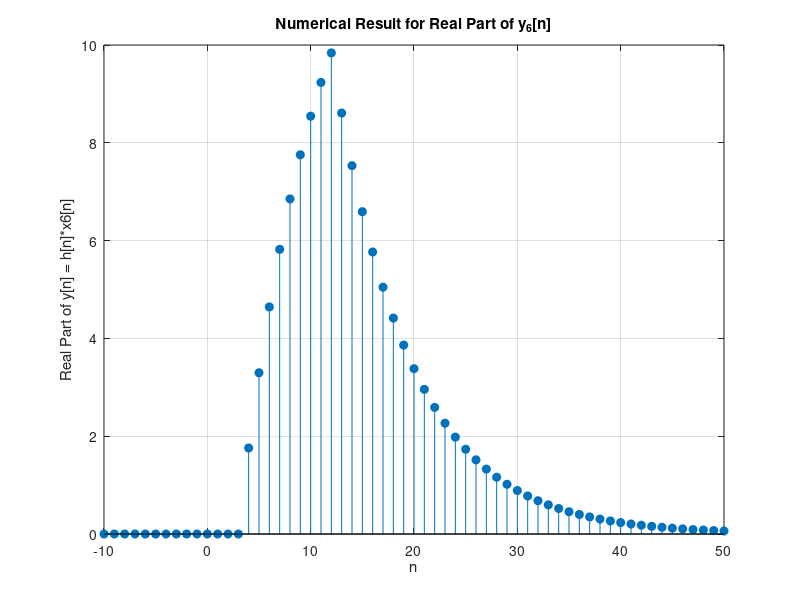
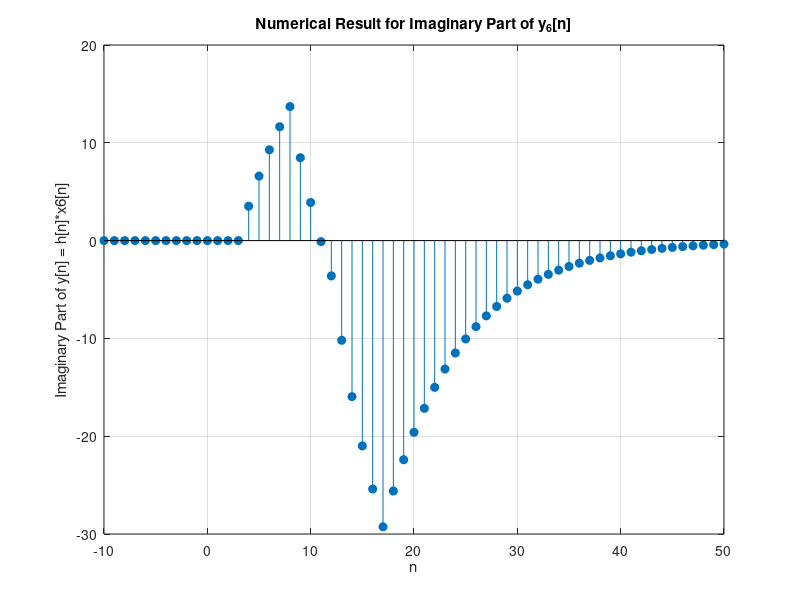
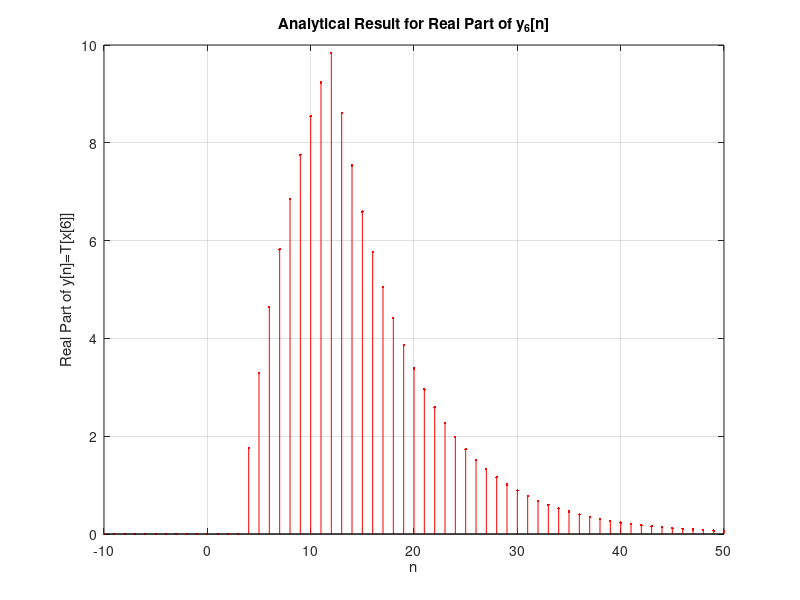
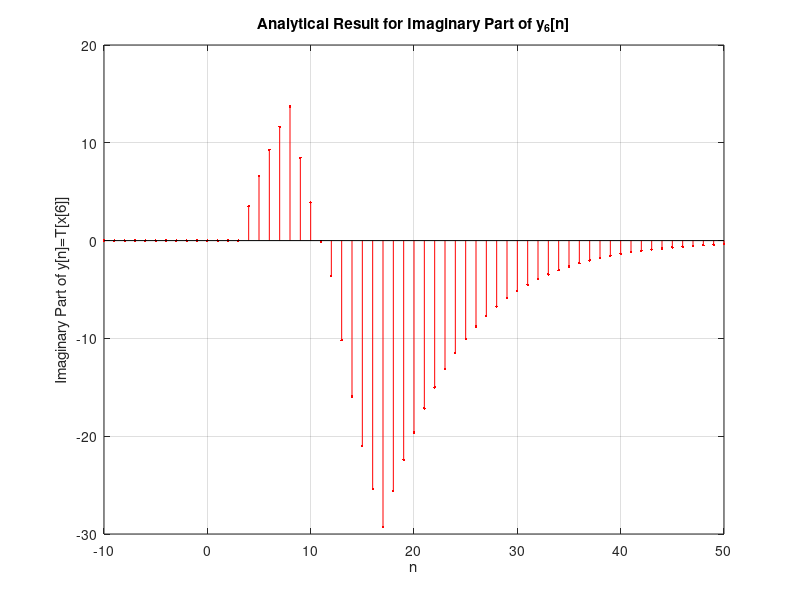

These charts were generated, in order, by the following MATLAB code:
% Numerical Result
range1 = 100;
range2 = -range1:1:range1;
uh = zeros(size(range2));
uh(range2 >= 4) = 1;
impulse = (7/8).^range2 .* uh;
r = (-range1/2):1:(range1/2);

x1 = zeros(size(r));
x1((r <= 8) & (r >= 0)) = 3;

x2 = zeros(size(r));
x2((r <= 4) & (r >= 0)) = 3;
x2((r <= 8) & (r >= 5)) = -3;
x2((r <= 13) & (r >= 9)) = -6;

y6 = zeros(size(r));
x6=x1+2*1i*x2;

for k = -(range1/2):(range1/2)
    a = impulse(r-k+range1+1) .* x6(k+(range1/2)+1);
    y6 = y6 + a;
end

% Plot Numerical Result
figure;  % Open a new figure window
stem(-10:50,real(y6(41:101)),'filled');
xlabel('n');
ylabel('Real Part of y[n] = h[n]*x6[n]');
title('Numerical Result for Real Part of y_6[n]');
grid on;

figure;  % Open a new figure window
stem(-10:50,imag(y6(41:101)),'filled');
xlabel('n');
ylabel('Imaginary Part of y[n] = h[n]*x6[n]');
title('Numerical Result for Imaginary Part of y_6[n]');
grid on;

% Analytic Result
range2 = -10:100;
y1_2 = zeros(size(range2));
y1_2((range2 >= 4) & (range2 <= 12)) = 24 * ((7/8).^4 - (7/8).^(5:13));
y1_2((range2 >= 12)) = 24 * ((7/8).^(4:92) - (7/8).^(13:101));

range2 = -10:100;
y2_2 = zeros(size(range2));
y2_2((range2 >= 4) & (range2 <= 9)) = 24 * ((7/8).^4 - (7/8).^(5:10));
y2_2((range2 >= 9) & (range2 <= 12)) = 24 * ((7/8).^4 - (7/8).^(10:13))-48*((7/8).^4 - (7/8).^(5:8));
y2_2((range2 >= 12) & (range2 <= 17)) = 24 * ((7/8).^(4:9) - (7/8).^(13:18))-48*((7/8).^4 - (7/8).^(8:13));
y2_2(range2 >= 17) = 24 * ((7/8).^(9:92) - (7/8).^(18:101))-48*((7/8).^(4:87) - (7/8).^(13:96));

% Plot Analytic Result
figure;
stem(-10:50,y1_2(1:61), "filled",'.r');
xlabel('n');
ylabel('Real Part of y[n]=T[x[6]]');
title('Analytical Result for Real Part of y_6[n]');
grid on;


figure;
stem(-10:50,2*y2_2(1:61), "filled",'.r');
xlabel('n');
ylabel('Imaginary Part of y[n]=T[x[6]]');
title('Analytical Result for Imaginary Part of y_6[n]');
grid on;


